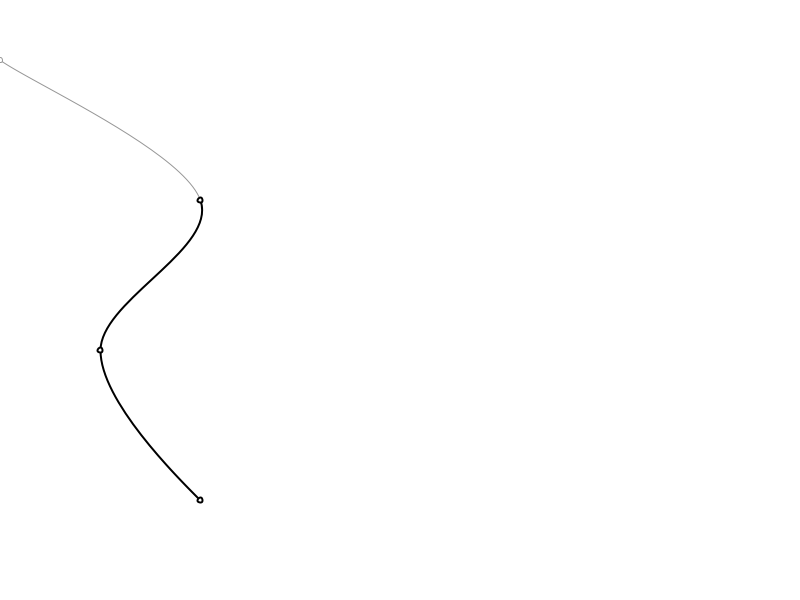
Frame 1 (no input)
Frame 60 (the mouse pressed at the canvas centre just before this capture): identical to frame 1, image omitted
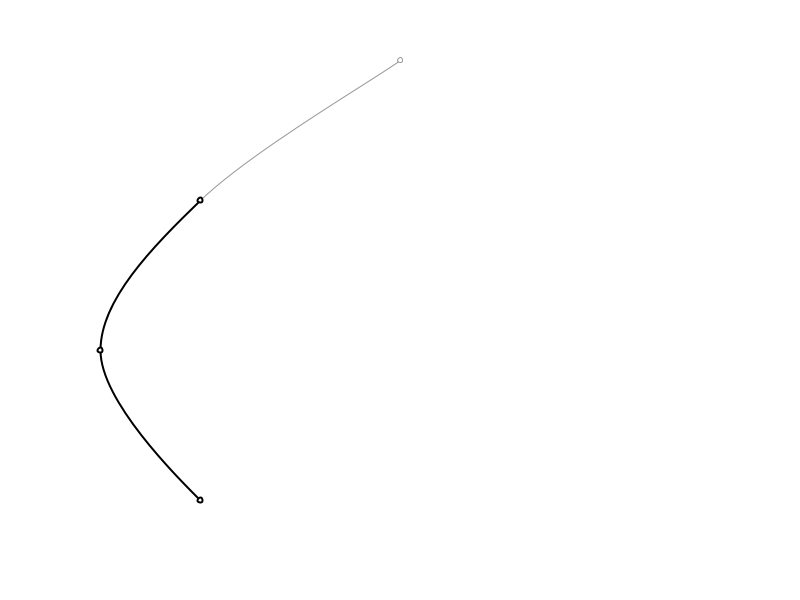
Frame 120 (the mouse held since frame 60 and released just before this capture)

The Processing sketch that drew these frames (run headless with seeded random() and noise(); from frame 60 on, the mouse is pressed at the canvas centre):

// Processing sketch: processing_32384
// ── processing_32384.pde

/// example code demonstrating how the "invisible handle" vertex at the start
/// and end of curveVertex changes the shape of the overall curve

void setup() {
  size(800,600);
}

void draw() {

  background(255);
  
  // "invisible" line - shows up in pale gray
  
  stroke(150);
  strokeWeight(1);

  beginShape();
  curveVertex(250,500);
  curveVertex(200,500);
  curveVertex(100,350);
  curveVertex(200,200);
  
  // ending vertex controlled by mouse position in X axis
  
  curveVertex(mouseX,60);
  curveVertex(mouseX,60);
  
  endShape();

  ellipse(mouseX,60,5,5);

  // "primary" / displayed line (this is what you'll actually see)

  stroke(0);
  strokeWeight(2);

  beginShape();
  curveVertex(250,500);
  curveVertex(200,500);
  curveVertex(100,350);
  curveVertex(200,200);
  curveVertex(mouseX,60);
  endShape();
  
  // draw ellipses to display the points that the curve is based on

  ellipse(200,500,5,5);
  ellipse(100,350,5,5);
  ellipse(200,200,5,5);
}
